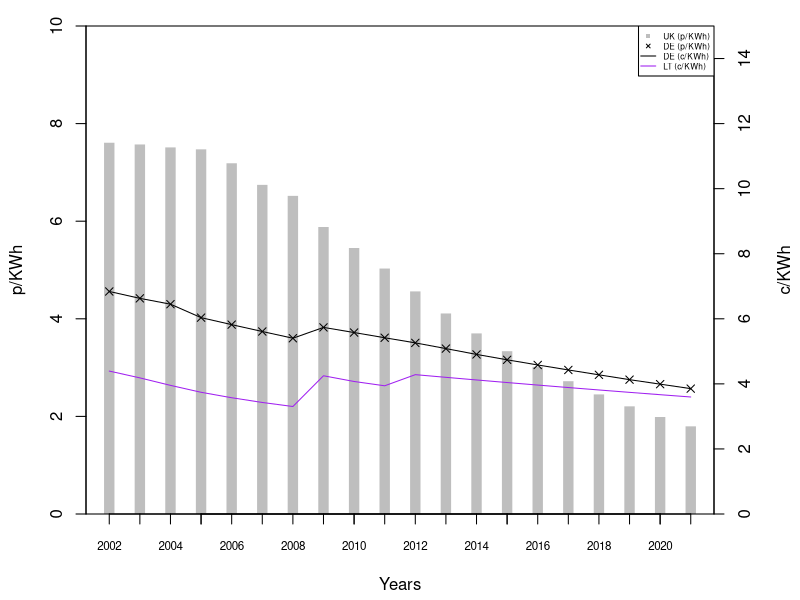

Generate this figure with R:
####################
#
#	Title:  Expected Average Remuneration under the EEG and the ROC. (2002 - 2021)
# Source: Calculations and assumptions: Buttler and Neuhoff (2008, 2004). 
# Data sources: EUROSTAT (sts_inpp_a). DE: BMU (EEG 2000, section 7. EEG 2004, article 10. EEG 2009, section 20, 29 and 30. EEG 2012, section 20, 29 and 30). Lauber and Mez (2004). Statistisches Bundesamt (WZ08-47).  LT: Marciukatis (2011). Baltpool (2012). UK: [See previous calculations]. Office for National Statistics (MM23)
#	Notes: 
# Units: p/KWh and c/KWh (in 2003-prices)
# Dependencies: fig_roc-price-compontents.R (ROC.Value.csv)
# Reverse dependencies: fig_anticipated-price-energy.R (DE.PMT.csv, LT.PMT.csv, UK.PMT.csv).
#
####################

#library(ggplot2)
#library(reshape2)

# LOAD THE DATA
data.ROC.Value = read.csv("ROC.Value.csv")

data.rpi.UK = read.csv("ons_mm23_rpi.csv") # index (January 1987=100)
data.rpi.DE = read.csv("destatis_WZ08-47_rpi.csv") # index (2005=100)
data.ppi = read.csv("eurostat-sts_inpp_a_producerpriceindex.csv") # index (2005=100)

# Parameters
Discount.rate = 0.08 # 8%
Exchange.rate.GBP = 1.5 # GBP/EUR
Exchange.rate.LTL = 63.7/220 # LTL/EUR. Calculated as 63.7EUR/220LTL. Calculated using the infomation from Marciukatis (2011)
Pool.price.UK = 2.79 # p/KWh. From Butler and Neuhoff calculations. They use it from 2025.
# Before the Ignalina NPP was shut down, there was not electricity market in LT, since Ignalina contributed to the majority of electricity production. And as a consequence the "price" paid to nuclear has been very stable for 10 year, LTL 6.58 (2008), 6.11 (2009) ≈ 1.7. (NCC, 2009 and XXXX 20xx)
# We make the assumption that:
# - A fixed pool price for all years, correspond the the average of the last three years market data.
# - BALTPOOL: Last three year average (2010-2012): 157.36 LTL/MWh  ≈ 4.54 c/KWh.
# - Project developers belevied the the goverments commitment to close down the nuclear power plant no later than 31. december 2009 (European Commission 2008). And that they therefore anticipate the higher market pool price.
# - Similarly we assume that the market price also take the long term MC ??? into account, and any (evt.) newly constructed nuclear power will not increase the pool price / make it jump.
Pool.price.LT = 157.36 *Exchange.rate.LTL/10 # c/KWh.
Future.inflation.rate = 0.0196 # 1.96% annually. From Butler and Neuhoff calculations. Assumption: ECB target of just below 2%. And identical in all three countries.

# Time range for build year
years = c(2002:2021)
years.DE = c(2000:2021)

# Creating empty components that we will fill content into later
DE.FIT.initial.fee = NA
DE.FIT.basic.fee = NA
DE.FIT.degression.rate = NA
LT.FIT.initial.fee = NA
# Cash flow:
# x-axis: build year,     y-axis: years after build.
# x-axis: year 2002-2021, y-axis: the 20 year investment evaluation perio d.
DE.cash.flow = matrix(NA, ncol = length(years.DE), nrow = 20) # c/KWh. Start from 2000 - and afterwards we export and then remove extra years.
LT.cash.flow = matrix(NA, ncol = length(years), nrow = 20) # c/KWh
UK.cash.flow = matrix(NA, ncol = length(years), nrow = 20) # p/KWh
colnames(DE.cash.flow) = years.DE
colnames(LT.cash.flow) = years
colnames(UK.cash.flow) = years


#####
# Fixing base years of the indecies
#####

# We deflate each value in the cash flow, to the price index in the corresponding year. For years after 2011 we assume the same fixed inflation rate for all countries (1.96%)

# This function changes the base of of an index. Required: the new base year, list of years and corresponding list of index values (as old base year).
SET.BASE.YEAR = function(base.year, list.years, list.index){
  i = match(base.year, list.years) # finds the row number that corresponds to the base.year
  df = cbind(list.years, lapply(list.index, function(x){x/list.index[i]*100}) ) # recaulculating index values
  #colnames(df) = c("Years", paste("Index (",base.year,"=100)", sep = "") )
  colnames(df) = c("Years", "Index")
  df # return data frame with years and index.
}

UK.2003.rpi = SET.BASE.YEAR(2003, data.rpi.UK$X, data.rpi.UK$CHAW)
DE.2003.rpi = SET.BASE.YEAR(2003, data.rpi.DE$X, data.rpi.DE[,2])
LT.2003.ppi = SET.BASE.YEAR(2003, data.ppi$X, data.ppi$Lithuania)

# Extending the price indecies from 2012-2040, using the fixed inflation rates.

UK.2003.rpi.extended = matrix(NA, ncol = 2, nrow = (nrow(UK.2003.rpi)+(2040-2011)) )
colnames(UK.2003.rpi.extended) = c("Years", "Index")
for(i in 1:nrow(UK.2003.rpi.extended)) {
  if(i <= nrow(UK.2003.rpi)) {
    UK.2003.rpi.extended[,1][[i]] = UK.2003.rpi[,1][[i]]
    UK.2003.rpi.extended[,2][[i]] = UK.2003.rpi[,2][[i]]
  } else {
    UK.2003.rpi.extended[,1][[i]] = UK.2003.rpi.extended[,1][[i-1]] + 1
    UK.2003.rpi.extended[,2][[i]] = UK.2003.rpi.extended[,2][[i-1]] * (1+Future.inflation.rate)
  }
}

DE.2003.rpi.extended = matrix(NA, ncol = 2, nrow = (nrow(DE.2003.rpi)+(2040-2011)) )
colnames(DE.2003.rpi.extended) = c("Years", "Index")
for(i in 1:nrow(DE.2003.rpi.extended)) {
  if(i <= nrow(DE.2003.rpi)) {
    DE.2003.rpi.extended[,1][[i]] = DE.2003.rpi[,1][[i]]
    DE.2003.rpi.extended[,2][[i]] = DE.2003.rpi[,2][[i]]
  } else {
    DE.2003.rpi.extended[,1][[i]] = DE.2003.rpi.extended[,1][[i-1]] + 1
    DE.2003.rpi.extended[,2][[i]] = DE.2003.rpi.extended[,2][[i-1]] * (1+Future.inflation.rate)
  }
}

LT.2003.ppi.extended = matrix(NA, ncol = 2, nrow = (nrow(LT.2003.ppi)+(2040-2011)) )
colnames(LT.2003.ppi.extended) = c("Years", "Index")
for(i in 1:nrow(LT.2003.ppi.extended)) {
  if(i <= nrow(LT.2003.ppi)) {
    LT.2003.ppi.extended[,1][[i]] = LT.2003.ppi[,1][[i]]
    LT.2003.ppi.extended[,2][[i]] = LT.2003.ppi[,2][[i]]
  } else {
    LT.2003.ppi.extended[,1][[i]] = LT.2003.ppi.extended[,1][[i-1]] + 1
    LT.2003.ppi.extended[,2][[i]] = LT.2003.ppi.extended[,2][[i-1]] * (1+Future.inflation.rate)
  }
}


#####
# Germany cash flow
#####

# For each build year the EEG gives an intial fee (for the first 5 years) and a basic fee (for the following 15 years).
# These rates are degressed from build year to build year, corresponding to the degression rate specified in the EEG.
for(i in 1:20) { # for each year after build (row)
  # Start from 2000 - and afterwards we export and then remove extra years.
  for(j in 1:length(years.DE)) { # for each build year (coloumn)

    # EEG 2000 (2000-2004)
    if(j <= 3) {
      # Rates for year 2000
      DE.FIT.initial.fee = 9.1 # c/KWh
      DE.FIT.basic.fee = 6.17 # c/KWh
      DE.FIT.degression.rate = 0.015 # 1.5%
      # Degression from 2002.
      if(j == 3) {
        DE.FIT.initial.fee = DE.FIT.initial.fee * (1-DE.FIT.degression.rate)
        DE.FIT.basic.fee = DE.FIT.basic.fee * (1-DE.FIT.degression.rate)
      }
    # EEG 2004 (2005-2008)
    } else if(j == 6) {
      # Rates for year 2004
      DE.FIT.initial.fee = 8.7 # c/KWh
      DE.FIT.basic.fee = 5.5 # c/KWh
      DE.FIT.degression.rate = 0.02 # 2%
      # Start from 2005: 
      DE.FIT.initial.fee = DE.FIT.initial.fee * (1-DE.FIT.degression.rate)
      DE.FIT.basic.fee = DE.FIT.basic.fee * (1-DE.FIT.degression.rate)
      
    # EEG 2009 (2009-20011)
    } else if(j == 10) { 
      # Rates for year 2009
      DE.FIT.initial.fee = 9.2 # c/KWh
      DE.FIT.basic.fee = 5.02 # c/KWh
      DE.FIT.degression.rate = 0.01 # 1%
      
    # EEG 2012 (2012-)
    } else if(j == 13) { 
      # Rates for year 2012
      DE.FIT.initial.fee = 8.93 # c/KWh
      DE.FIT.basic.fee = 4.87 # c/KWh
      DE.FIT.degression.rate = 0.015 # 1.5%
      
    # Degress fees according to degression rates
    } else {
      DE.FIT.initial.fee = DE.FIT.initial.fee * (1-DE.FIT.degression.rate)
      DE.FIT.basic.fee = DE.FIT.basic.fee * (1-DE.FIT.degression.rate)
    }
    
    # First 5 years: initial fee. Thereafter: basic fee.
    if(i <= 5) {
      DE.cash.flow[i,j] = DE.FIT.initial.fee
    } else {
      DE.cash.flow[i,j] = DE.FIT.basic.fee
    }
  }
}

# Round numbers:
# Degression rates should be calculated on the unrounded numbers, but developers will pay using rounded numbers. 
for(i in 1:20) { # for each year after build (row)
  for(j in 1:length(years.DE)) { # for each build year (coloumn)
    
    # Round to 1 digit in EEG 2000, and 2 digit in all following EEGs.
    if(j > 2 && j < 6 ) {
      DE.cash.flow[i,j] = round(DE.cash.flow[i,j], digits = 1)
    } else {
      DE.cash.flow[i,j] = round(DE.cash.flow[i,j], digits = 2)
    }
    
  }
}

# Price adjust:
for(i in 1:20) { # for each year after build (row)
  for(j in 1:length(years.DE)) { # for each build year (coloumn)
    DE.cash.flow[i,j] = DE.cash.flow[i,j] / DE.2003.rpi.extended[,2][((i-1)+j+9)] * 100
  }
}

#####
# Lithuania cash flow
#####

# For each build year the LT FIT system gives fee (for the first 12 years) and thereafter developers recive the pool price.
for(i in 1:20) { # for each year after build (row)
  for(j in 1:length(years)) { # for each build year (coloumn)
    
    # 2002-2008
    if(j == 1) { LT.FIT.initial.fee = 220 *Exchange.rate.LTL/10 # c/KWh
      
    # 2009-2012
    } else if(j == 8) { LT.FIT.initial.fee = 300 *Exchange.rate.LTL/10 # c/KWh
      
    # 2012-
    # What assumptions should be make ?? Simple average of the three sub-band rates or ???
    } else if(j == 11) { # LT.FIT.initial.fee =
      # simple average of data from http://www.regula.lt in LTL, so also applying exchange rate to get it in euro-cent
      LT.FIT.initial.fee = mean(c(370, 360, 280)) *Exchange.rate.LTL/10
    }
    
    # First 12 years: initial fee. Thereafter: pool price.
    if(i <= 12) {
      LT.cash.flow[i,j] = LT.FIT.initial.fee
    } else {
      LT.cash.flow[i,j] = Pool.price.LT
    }
    
  }
}

# Price adjust:
for(i in 1:20) { # for each year after build (row)
  for(j in 1:length(years)) { # for each build year (coloumn)
    LT.cash.flow[i,j]  = LT.cash.flow[i,j] / LT.2003.ppi.extended[,2][((i-1)+j+7)] * 100
  }
}

#####
# UK cash flow
#####

# Using the total ROC value, that we calculated in fig_roc-price-compontents.R, we fill in each year with its respective price.
# For years after 2021 where we have not calculated ROC value:
# We will assume fixed price of 3 similar to (but not mentioned in) Butler and Neuhoff (2008). The number 3 has been found by method of trial-and-error.
for(i in 1:20) { # for each year after build (row)
  for(j in 1:length(years)) { # for each build year (coloumn)
    if( ((i-1)+j) <= length(data.ROC.Value$Total) ) { # if we have calculated the ROC value for the specific year
      UK.cash.flow[i,j] = data.ROC.Value$Total[[((i-1)+j)]] # Total ROC value p/KWH
    } else {
      UK.cash.flow[i,j] = Pool.price.UK # 3 p/KWh
    }
  }
}

# Price adjust:
#a = c("START:")
for(i in 1:20) { # for each year after build (row)
  for(j in 1:length(years)) { # for each build year (coloumn)
    #a = append(a, c(UK.2003.rpi.extended[,1][((i-1)+j+15)]))
    UK.cash.flow[i,j] = UK.cash.flow[i,j] / UK.2003.rpi.extended[,2][((i-1)+j+15)] * 100
  }
  #a = append(a, "###")
}
#a # prints the years from the price index that correspond to the years in the cash flow. Just to check whether we are using the correct offset.


#####
# Calculating Net Present Value and correspoding Payment
#####

NPV = function(i, N) {
  SUM = 0
  for(t in 1:length(N)) {
    SUM = SUM + N[[t]]/((1+i)^t)
  }
  SUM # returns the SUM
}

PMT = function(i, n, PV) {
  PV / ( (1 - (1/(1 + i)^n)) / i ) # Returns payment
}  

# calculating NPV for each year
DE.NPV = sapply(colnames(DE.cash.flow), function(x){NPV(Discount.rate, DE.cash.flow[, x])} ) 
LT.NPV = sapply(colnames(LT.cash.flow), function(x){NPV(Discount.rate, LT.cash.flow[, x])} )
UK.NPV = sapply(colnames(UK.cash.flow), function(x){NPV(Discount.rate, UK.cash.flow[, x])} )

# calculating Payment for each year
DE.PMT = lapply(DE.NPV, function(x){PMT(Discount.rate, 20, x)} ) 
LT.PMT = lapply(LT.NPV, function(x){PMT(Discount.rate, 20, x)} )
UK.PMT = lapply(UK.NPV, function(x){PMT(Discount.rate, 20, x)} )

# save for export and remove years 2000 and 2001
DE.PMT.short = DE.PMT[3:22]

#####
# Plotting
#####

# German rates in pounds instead of euro
DE.PMT.POUNDS = lapply(DE.PMT.short, function(x){ x/Exchange.rate.GBP } )

pdf(file="fig_expected-average-remuneration-priceadjusted.pdf", height=3.5, width=5)

par(mar=c(4,4,1,4)+.3, yaxs='i') # margin, and y-axis start at y=0
plot(x=years, y=UK.PMT, axes=FALSE, col="gray", type="h", lwd=10, lend="square", xlab="Years", ylab="p/KWh", ylim=range(0,10))
axis(1, labels=FALSE)
axis(1, at=years, cex.axis=0.7)
axis(2)
points(x=years, y=DE.PMT.POUNDS, pch=4)
par(new=TRUE) # plot the following using the secondary axis: 
plot(x=years, y=DE.PMT.short, type="l", xaxt="n", yaxt="n", xlab="", ylab="", ylim=range(0,10*Exchange.rate.GBP))
lines(x=years, y=LT.PMT, col="purple")
axis(4) # add secondary axis
mtext("c/KWh",side=4,line=3)
legend("topright", legend=c("UK (p/KWh)","DE (p/KWh)", "DE (c/KWh)", "LT (c/KWh)"), col=c("grey","black", "black","purple"), lty = c(NA, NA,"solid","solid"), pch = c(15, 4, NA, NA), lwd=c(20, 1, 1, 1), cex=0.5)

dev.off()

#####
# Export
#####

# Save to CSV
write.csv(cbind(DE.PMT), "DE.PMT.csv", row.names=TRUE)
write.csv(cbind(LT.PMT), "LT.PMT.csv", row.names=TRUE)
write.csv(cbind(UK.PMT), "UK.PMT.csv", row.names=TRUE)